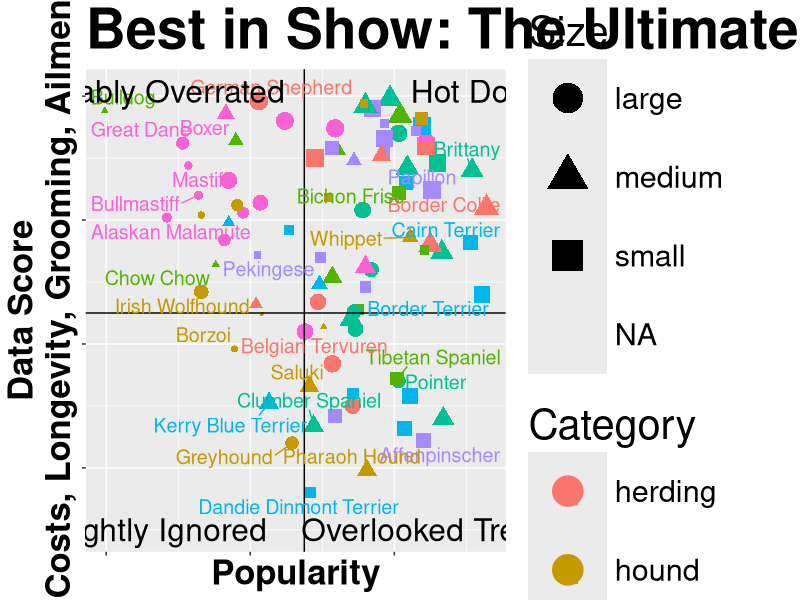

Here is the R script that generated this plot:
## ---- chunk 1
# I used Excel to organize useful data into its own sheet, which helped with confusion among column headers

data <- readxl::read_xlsx('KIB.xlsx', sheet='DataToUse')
head(data, 3)

# It would be inaccurate to replace NA values with a mean, so I will let ggplot remove rows containing missing values

knitr::opts_chunk$set(fig.width = 20, fig.height=15) # change figure size in Rmd/HTML
## ---- chunk 2
library(tidyverse)
library(ggrepel)

p <- ggplot(data, aes(x=Score, y=Popularity, color=Category, shape=Size, size=Intelligence)) + geom_point() + scale_y_reverse() + geom_vline(xintercept = 2.375) + geom_hline(yintercept = 87.5)

p <- p + ggtitle("Best in Show: The Ultimate Data Dog") + geom_text_repel(label=data$Breed, size=5)

p <- p + theme(plot.title = element_text(size = 40, face="bold")) + xlab("Popularity")

p <- p + theme(axis.title=element_text(size=25, face="bold"), axis.text = element_blank())

p <- p + theme(legend.title=element_text(size=30), legend.text=element_text(size=22))

p <- p + theme(legend.key.size = unit(2, "cm")) + guides(color = guide_legend(override.aes=list(size=10)))

p <- p + guides(shape = guide_legend(override.aes=list(size=10))) + ylab("Data Score\n(Intelligence, Costs, Longevity, Grooming, Ailments, Appetite)")

p <- p + annotate("text", x=1.15, y=175, label="The Rightly Ignored", size=8)
p <- p + annotate("text", x=1.17, y=-2, label="Inexpicably Overrated", size=8)
p <- p + annotate("text", x=3.6, y=-2, label="Hot Dogs!", size=8)
p <- p + annotate("text", x=3.43, y=175, label="Overlooked Treasures", size=8)

p
